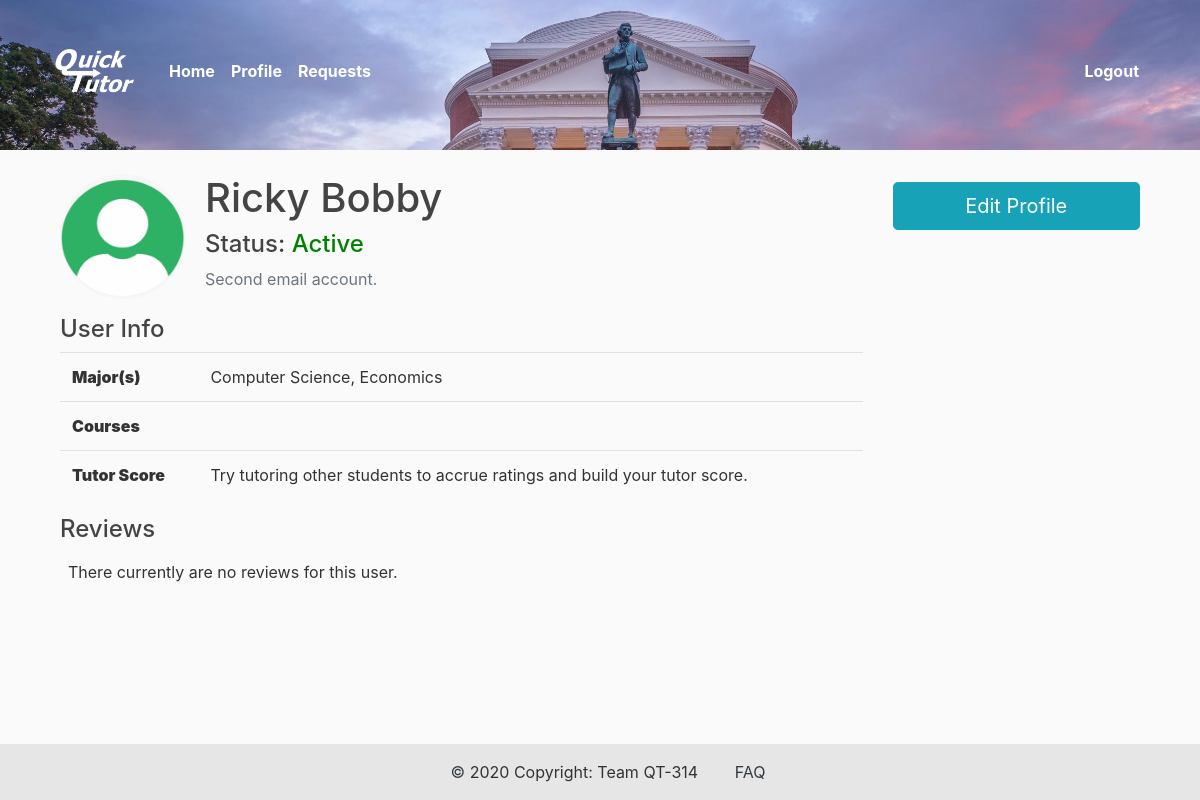
Page /users/profile/12/ (signed in) on the earlier database version.
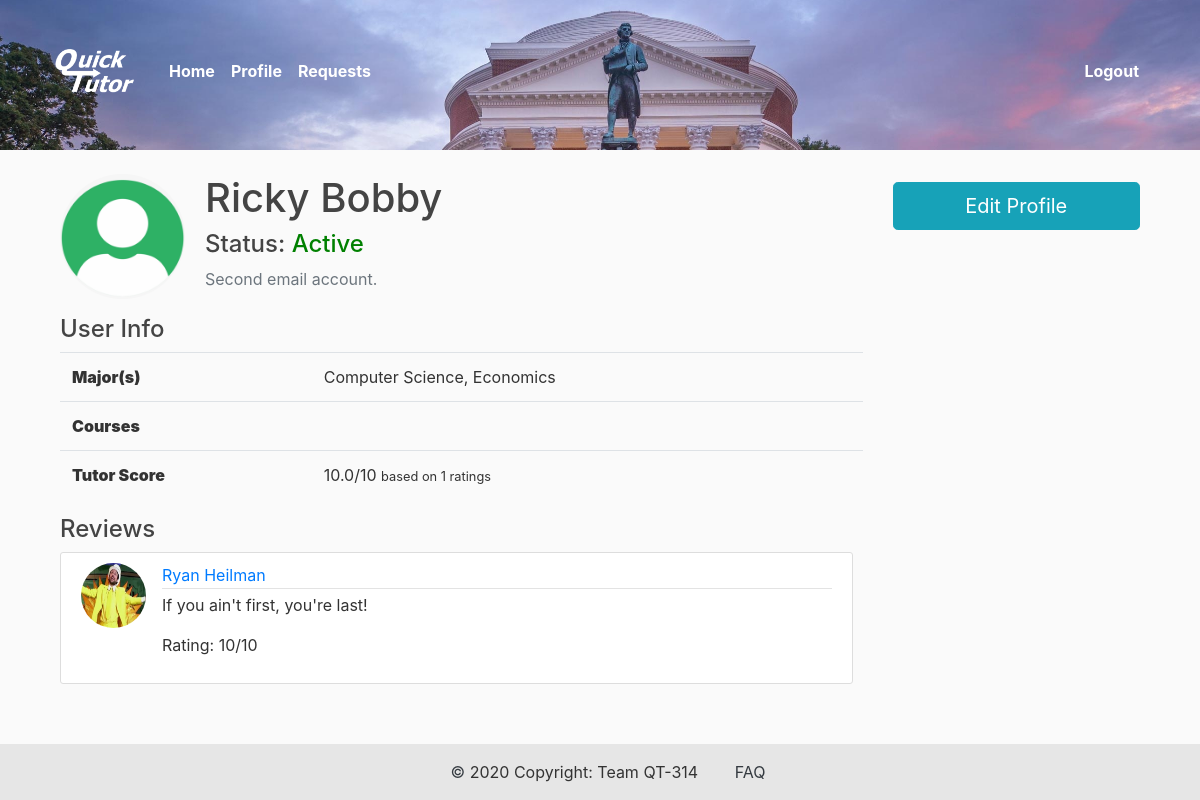
Same page on the later database version.
### users/models.py (models this page shows, shortened)
class Profile(models.Model):
	user = models.OneToOneField(User, on_delete=models.CASCADE)
	image = models.ImageField(default='default.png', upload_to='profile_pics', blank=True)
	first_name = models.CharField(max_length=50)
	last_name = models.CharField(max_length=50)
	major = models.CharField(max_length=75)
	major2 = models.CharField(max_length=75, blank=True)
	phone_regex = RegexValidator(regex=r'([0-9]{3}-){2}[0-9]{4}', message="Phone number must be entered in the format: 999-999-9999.")
	phone_number = models.CharField(validators=[phone_regex], max_length=12, blank=False)
	courses = models.TextField(blank=True, help_text="List any courses you feel comfortable tutoring for.")
	description = models.TextField(blank=True, verbose_name="bio", help_text="Write a brief description of yourself. Be sure to include areas of strength for tutoring and any other information you would like other users to know.")
	location = models.CharField(max_length=50, blank=True, default='')
	current_client = models.OneToOneField(Ask, on_delete=models.SET_NULL, null=True, blank=True)
	tutor_score = models.FloatField(null=True, blank=True)
	num_ratings = models.IntegerField(blank=True, default=0)
	active = models.BooleanField(default=False)
	initialized = models.BooleanField(default=False)

class Comment(models.Model):
	reviewer = models.ForeignKey(User, on_delete=models.CASCADE, related_name='reviewer')
	reviewee = models.ForeignKey(User, on_delete=models.CASCADE, related_name='reviewee')
	rating = models.IntegerField()
	comment_text = models.TextField(verbose_name="comment")

### users/views.py (the view)
# urls.py: path('profile/<int:profile_id>/', views.profile_page, name='profile_page'),
@login_required
def profile_page(request, profile_id):
	profile = get_object_or_404(Profile, pk=profile_id)
	comments = profile.user.reviewee.all()
	return render(request, 'users/profile.html', {'profile':profile, 'comments':comments})

### users/templates/users/profile.html (shortened to what this page needs)
{% extends "tutor/base.html" %}
{% load static %}
{% block content %}
<div class="container mt-2">
  <div class="row">
    <div class="col-xs-12 col-sm-9">
      <div class="panel panel-default">
        <div class="media mt-3">
          <img class="rounded-circle account-img" src="{{ profile.image.url }}" alt="...">
          <div class="media-body">
            <h1>{{ profile.first_name }} {{ profile.last_name }}</h1>
            {% if profile.active %}
              <h4 style="display: inline;">Status: </h4>
              <h4 style="display: inline; color: green;">Active</h4>
            {% else %}
              <h4 style="display: inline;">Status: </h4>
              <h4 style="display: inline; color: red;">Inactive</h4>
            {% endif %}
            <p class="text-muted mt-2">{{ profile.description }}</p>
          </div>
        </div>
      </div>
      <div class="panel panel-default">
        <div class="panel-heading">
          <h4 class="panel-title">User Info</h4>
        </div>
        <div class="panel-body">
          <table class="table profile__table">
            <tbody>
              <tr>
                <th><strong>Major(s)</strong></th>
                {% if profile.major2 %}
                  <td>{{ profile.major }}, {{ profile.major2 }}</td>
                {% else %}
                  <td>{{ profile.major }}</td>
                {% endif %}
              </tr>
              <tr>
                <th><strong>Courses</strong></th>
                <td>{{ profile.courses }}</td>
              </tr>
              {% if user == profile.user %}
                <tr>
                  <th><strong>Tutor Score</strong></th>
                  {% if profile.tutor_score == None %}
                    <td>Try tutoring other students to accrue ratings and build your tutor score.</td>
                  {% else %}
                    <td>{{ profile.tutor_score }}/10 <small>based on {{profile.num_ratings}} ratings</small></td>
                  {% endif %}
                </tr>
              {% endif %}
            </tbody>
          </table>
        </div>
      </div>
      <div class="panel panel-default">
        <div class="panel-heading">
          <h4 class="panel-title">Reviews</h4>
        </div>
        <div class="panel-body mb-3">
          {% if comments %}
            {% for comment in comments %}
              <article class="media content-section">
                <img class="rounded-circle article-img" src="{{ comment.reviewer.profile.image.url }}">
                <div class="media-body">
                  <div class="article-metadata">
                    <a class="mr-2" href="{% url 'profile_page' comment.reviewer.profile.id %}">{{ comment.reviewer.profile.first_name }} {{ comment.reviewer.profile.last_name }}</a>
                  </div>
                  <p class="article-content">{{ comment.comment_text }}</p>
                  <p class="article-title">Rating: {{ comment.rating }}/10</p>
                </div>
              </article>
            {% endfor %}
          {% else %}
            <p class="mt-3 mb-3 ml-2">There currently are no reviews for this user.</p>
          {% endif %}
        </div>
      </div>
    </div>
    <div class="col-xs-12 col-sm-3 mt-4">
      {% if user == profile.user %}
        <p>
          <a href="{% url 'edit_profile' profile.id %}" class="profile__contact-btn btn btn-lg btn-block btn-info" data-toggle="modal" data-target="#profile__contact-form">
            Edit Profile
          </a>
        </p>
      {% endif %}
    </div>
  </div>
</div>
{% endblock content %}

Differences in the rows shown:
changed Profile "Ricky": tutor_score (not shown) → "10.0"; num_ratings (not shown) → "1"
added Comment: reviewer.profile.image (picture), reviewer.profile.first_name "Ryan", reviewer.profile.last_name "Heilman", comment_text "If you ain't first, you're last!", rating "10"
Other differences:
text no longer shown: "Try tutoring other students to accrue ratings and build your tutor score. There currently are no reviews for this user."
text now shown: "/10 based on ratings"
